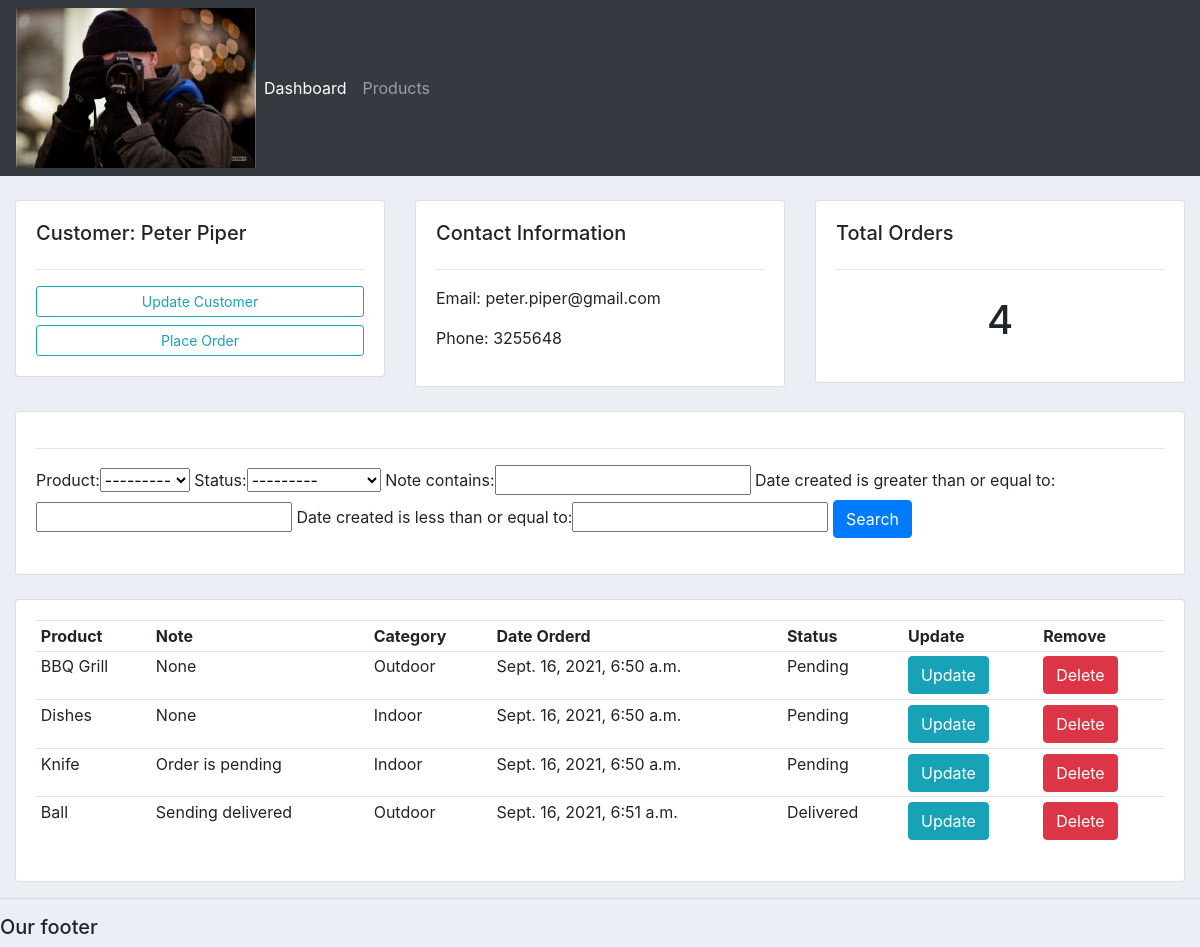
Page /customers/2/ on the committed database.
### accounts/models.py (models this page shows, shortened)
class Customer(models.Model):
    name = models.CharField(max_length=200, null=True)
    phone = models.CharField(max_length=200, null=True)
    mobile = models.CharField(max_length=200, null=True)
    email = models.CharField(max_length=200, null=True)
    date_created = models.DateTimeField(auto_now_add=True, null=True)

class Order(models.Model):
    status_options = (
        ('Pending', 'Pending'),
        ('Out of delivery', 'Out of delivery'),
        ('Delivered', 'Delivered')
    )
    customer = models.ForeignKey(Customer, null=True, on_delete=models.SET_NULL)
    product = models.ForeignKey(Product, null=True, on_delete=models.SET_NULL)
    date_created = models.DateTimeField(auto_now_add=True, null=True)
    status = models.CharField(max_length=200, null=True, choices=status_options)
    note = models.CharField(max_length=200, null=True)

class Product(models.Model):
    category_options = (
        ('Indoor', 'Indoor'),
        ('Outdoor', 'Outdoor'),
    )
    name = models.CharField(max_length=200, null=True)
    price = models.FloatField(null=True)
    category = models.CharField(max_length=200, null=True, choices=category_options)
    description = models.CharField(max_length=200, null=True, blank=True)
    date_created = models.DateTimeField(auto_now_add=True, null=True)
    tags = models.ManyToManyField(Tag)
    def __str__(self):
        return self.name

### accounts/views.py (the view)
# urls.py: path('customers/<str:pk_test>/', views.customers, name='customer_url_name'),
def customers(request, pk_test):
    customer = Customer.objects.get(id=pk_test)
    orders = customer.order_set.all()
    total_orders = orders.count()
    my_filter = OrderFilter(request.GET, queryset=orders)
    orders = my_filter.qs
    context = {
        'customer': customer,
        'orders': orders,
        'total_orders': total_orders,
        'my_filter': my_filter
    }
    return render(request, 'accounts/customers.html', context)

### accounts/templates/accounts/customers.html (shortened to what this page needs)
{%  extends 'accounts/main.html' %}
{% block content %}
<br>
<div class="row">
	<div class="col-md">
		<div class="card card-body">
			<h5>Customer: {{customer.name}}</h5>
			<hr>
			<a class="btn btn-outline-info  btn-sm btn-block" href="">Update Customer</a>
			<a class="btn btn-outline-info  btn-sm btn-block" href="{% url 'create_order_url_name' customer.id %}">Place Order</a>
		</div>
	</div>
	<div class="col-md">
		<div class="card card-body">
			<h5>Contact Information</h5>
			<hr>
			<p>Email: {{customer.email}}</p>
			<p>Phone: {{customer.phone}}</p>
		</div>
	</div>
	<div class="col-md">
		<div class="card card-body">
			<h5>Total Orders</h5>
			<hr>
			<h1 style="text-align: center;padding: 10px">{{total_orders}}</h1>
		</div>
	</div>
</div>
<br>
<div class="row">
	<div class="col">
		<div class="card card-body">
			<form method="get">
				<hr>
				{{my_filter.form}}
		    	<button class="btn btn-primary" type="submit">Search</button>
		  	</form>
		</div>
	</div>
</div>
<br>
<div class="row">
	<div class="col-md">
		<div class="card card-body">
			<table class="table table-sm">
				<tr>
					<th>Product</th>
					<th>Note</th>
					<th>Category</th>
					<th>Date Orderd</th>
					<th>Status</th>
					<th>Update</th>
					<th>Remove</th>
				</tr>
				{% for order in orders %}
				<tr>
					<td>{{order.product}}</td>
					<td>{{order.note}}</td>
					<td>{{order.product.category}}</td>
					<td>{{order.date_created}}</td>
					<td>{{order.status}}</td>
					<td><a class="btn bt-sm btn-info" href="{% url 'update_order_url_name' order.id %}">Update</a></td>
					<td><a class="btn bt-sm btn-danger" href="{% url 'delete_order_url_name' order.id %}">Delete</a></td>
				</tr>
				{% endfor %}
			</table>
		</div>
	</div>
</div>
{% endblock %}

### static/css/main.css (style rules this page uses)
body { background-color: #ebeff5; }

### rows in the picture
Customer: name "Peter Piper", email "peter.piper@gmail.com", phone "3255648"
Order: product "BBQ Grill", note "None", product.category "Outdoor", date_created "Sept. 16, 2021, 6:50 a.m.", status "Pending"
Order: product "Dishes", note "None", product.category "Indoor", date_created "Sept. 16, 2021, 6:50 a.m.", status "Pending"
Order: product "Knife", note "Order is pending", product.category "Indoor", date_created "Sept. 16, 2021, 6:50 a.m.", status "Pending"
Order: product "Ball", note "Sending delivered", product.category "Outdoor", date_created "Sept. 16, 2021, 6:51 a.m.", status "Delivered"

### other values in the picture
{{ total_orders }} "4"
